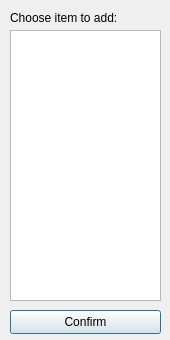
<?xml version="1.0" encoding="UTF-8"?>
<ui version="4.0">
 <class>AddItemToCnt</class>
 <widget class="QDialog" name="AddItemToCnt">
  <property name="geometry">
   <rect>
    <x>0</x>
    <y>0</y>
    <width>170</width>
    <height>340</height>
   </rect>
  </property>
  <property name="windowTitle">
   <string>Dialog</string>
  </property>
  <widget class="QLabel" name="label">
   <property name="geometry">
    <rect>
     <x>10</x>
     <y>10</y>
     <width>131</width>
     <height>16</height>
    </rect>
   </property>
   <property name="text">
    <string>Choose item to add:</string>
   </property>
  </widget>
  <widget class="QListWidget" name="listWidget">
   <property name="geometry">
    <rect>
     <x>10</x>
     <y>30</y>
     <width>151</width>
     <height>271</height>
    </rect>
   </property>
  </widget>
  <widget class="QPushButton" name="pushButton">
   <property name="geometry">
    <rect>
     <x>10</x>
     <y>310</y>
     <width>151</width>
     <height>24</height>
    </rect>
   </property>
   <property name="text">
    <string>Confirm</string>
   </property>
  </widget>
 </widget>
 <resources/>
 <connections/>
</ui>
